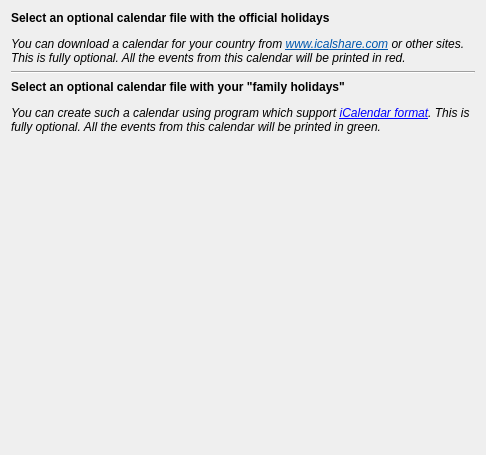
<?xml version="1.0" encoding="UTF-8"?>
<ui version="4.0" >
 <class>CalEvents</class>
 <widget class="QWidget" name="CalEvents" >
  <property name="geometry" >
   <rect>
    <x>0</x>
    <y>0</y>
    <width>486</width>
    <height>455</height>
   </rect>
  </property>
  <property name="windowTitle" >
   <string>Calendar events</string>
  </property>
  <layout class="QVBoxLayout" >
   <item>
    <widget class="QLabel" name="ohHeaderLabel" >
     <property name="font" >
      <font>
       <weight>75</weight>
       <bold>true</bold>
      </font>
     </property>
     <property name="text" >
      <string>Select an optional calendar file with the official holidays</string>
     </property>
    </widget>
   </item>
   <item>
    <widget class="Digikam::DFileSelector" name="ohUrlRequester"/>
   </item>
   <item>
    <widget class="QLabel" name="ohExplainLabel" >
     <property name="font" >
      <font>
       <italic>true</italic>
      </font>
     </property>
     <property name="text" >
      <string>&lt;!DOCTYPE HTML PUBLIC "-//W3C//DTD HTML 4.0//EN" "https://www.w3.org/TR/REC-html40/strict.dtd">
&lt;html>&lt;head>&lt;meta name="qrichtext" content="1" />&lt;style type="text/css">
p, li { white-space: pre-wrap; }
&lt;/style>&lt;/head>&lt;body style=" font-family:'DejaVu Sans'; font-size:9pt; font-weight:400; font-style:italic;">
&lt;p style=" margin-top:0px; margin-bottom:0px; margin-left:0px; margin-right:0px; -qt-block-indent:0; text-indent:0px;">You can download a calendar for your country from &lt;a href="www.icalshare.com">&lt;span style=" text-decoration: underline; color:#0057ae;">www.icalshare.com&lt;/span>&lt;/a> or other sites.&lt;/p>
&lt;p style=" margin-top:0px; margin-bottom:0px; margin-left:0px; margin-right:0px; -qt-block-indent:0; text-indent:0px;">This is fully optional. All the events from this calendar will be printed in red.&lt;/p>&lt;/body>&lt;/html></string>
     </property>
     <property name="alignment" >
      <set>Qt::AlignVCenter</set>
     </property>
     <property name="wordWrap" >
      <bool>true</bool>
     </property>
    </widget>
   </item>
   <item>
    <widget class="Line" name="line1" >
     <property name="frameShape" >
      <enum>QFrame::HLine</enum>
     </property>
     <property name="frameShadow" >
      <enum>QFrame::Sunken</enum>
     </property>
    </widget>
   </item>
   <item>
    <widget class="QLabel" name="fhHeaderLabel" >
     <property name="font" >
      <font>
       <weight>75</weight>
       <bold>true</bold>
      </font>
     </property>
     <property name="text" >
      <string>Select an optional calendar file with your "family holidays"</string>
     </property>
     <property name="wordWrap" >
      <bool>false</bool>
     </property>
    </widget>
   </item>
   <item>
    <widget class="Digikam::DFileSelector" name="fhUrlRequester"/>
   </item>
   <item>
    <widget class="QLabel" name="fhExplainLabel" >
     <property name="font" >
      <font>
       <italic>true</italic>
      </font>
     </property>
     <property name="text" >
         <string>You can create such a calendar using program which support &lt;a href="https://en.wikipedia.org/wiki/ICalendar">iCalendar format&lt;/a>.
This is fully optional. All the events from this calendar will be printed in green.</string>
     </property>
     <property name="alignment" >
      <set>Qt::AlignVCenter</set>
     </property>
     <property name="wordWrap" >
      <bool>true</bool>
     </property>
    </widget>
   </item>
   <item>
    <spacer name="spacer1" >
     <property name="orientation" >
      <enum>Qt::Vertical</enum>
     </property>
     <property name="sizeType" >
      <enum>QSizePolicy::Expanding</enum>
     </property>
     <property name="sizeHint" stdset="0" >
      <size>
       <width>41</width>
       <height>140</height>
      </size>
     </property>
    </spacer>
   </item>
  </layout>
 </widget>
 <layoutdefault spacing="6" margin="11" />
 <customwidgets>
  <customwidget>
   <class>Digikam::DFileSelector</class>
   <extends>QWidget</extends>
   <header>dfileselector.h</header>
  </customwidget>
 </customwidgets>
 <resources/>
 <connections/>
 <slots>
  <signal>fhChanged(QString)</signal>
  <signal>ohChanged(QString)</signal>
 </slots>
</ui>
